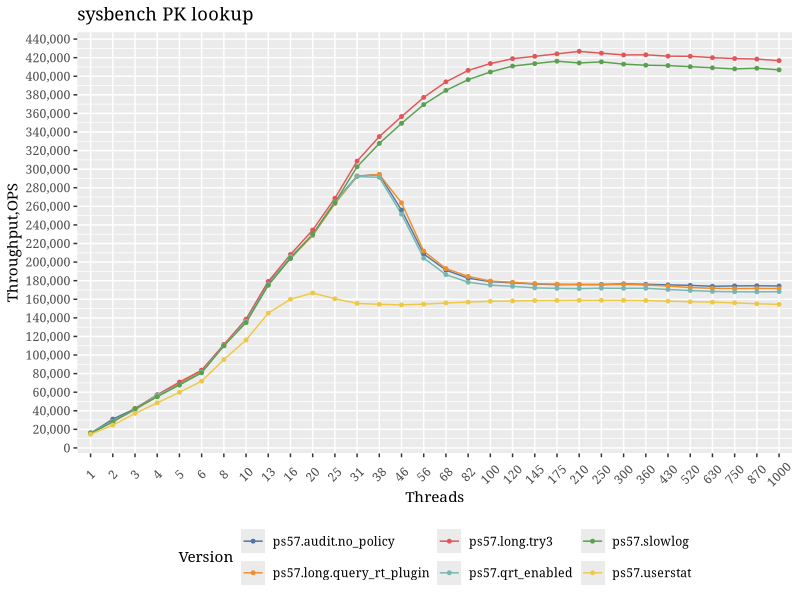

This chart was generated by the following R code:
## ---- chunk 1
knitr::opts_chunk$set(echo = TRUE)
library(ggplot2)
library(ggthemes)
library(reshape2)
library(knitr)

tm<-theme(legend.position="bottom",
          text=element_text(family="Georgia"),
          strip.background = element_rect(colour="red", fill="#CCCCFF"))

guides(colour = guide_legend(override.aes = list(size=4)))

data = read.table("../summary.csv",sep=",",header=F)
data1=subset(data,V1>100)
attach(data1)
aggdata <-aggregate(data1, by=list(V4,V5),FUN=mean, na.rm=TRUE)
## ---- chunk 2
ss=subset(aggdata,(Group.2<=1000) )
#ss=subset(aggdata)

m <- ggplot(ss, 
            aes(x=as.factor(Group.2),y=as.numeric(V2),color=as.factor(Group.1),group=Group.1))
m+geom_line()+geom_point(size=1)+labs(x="Threads",y="Throughput,OPS",title="sysbench PK lookup")+scale_color_tableau(name="Version")+scale_y_continuous(breaks=seq(0, 450000, 20000),labels = scales::comma)+theme(axis.text.x  = element_text(angle=45, vjust=0.5))+tm
